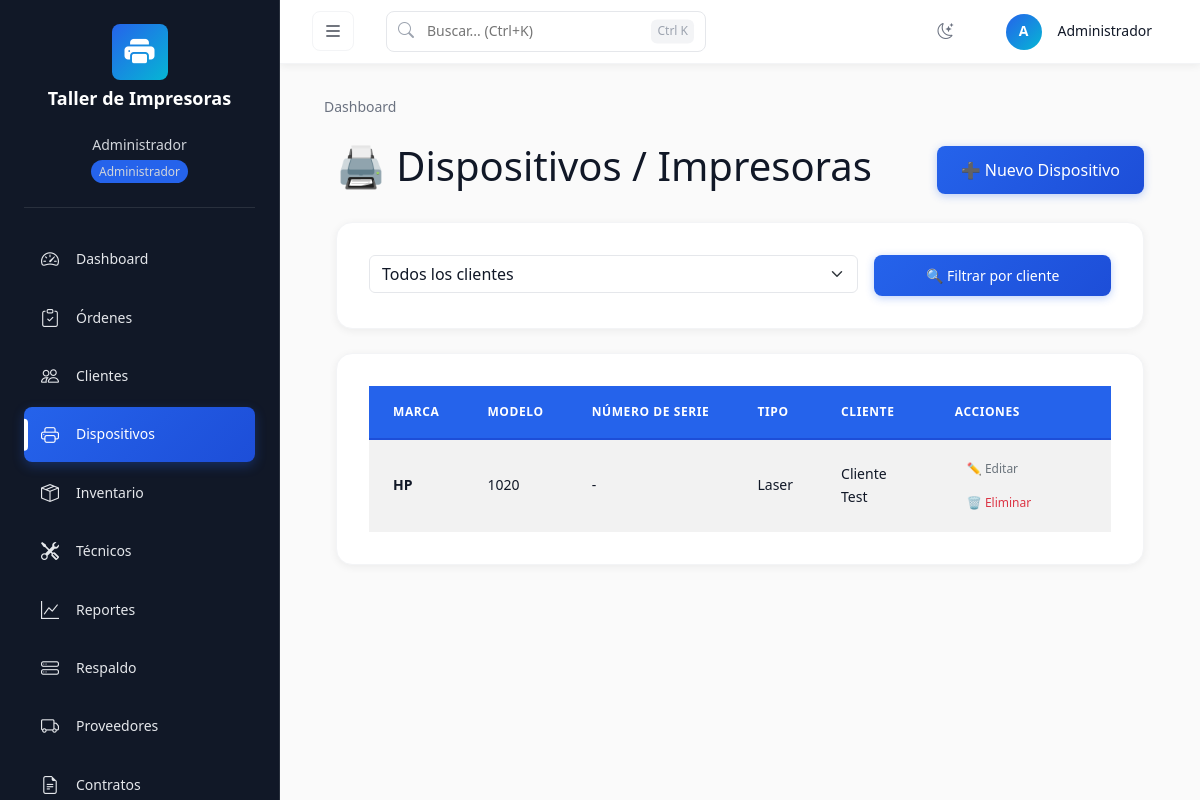
Page /dispositivos/ (signed in) on the committed database.
### models.py (models this page shows, shortened)
class Configuracion(db.Model):
    __tablename__ = 'configuracion'
    clave = db.Column(db.Text, primary_key=True)
    valor = db.Column(db.Text)

class Usuario(UserMixin, db.Model):
    __tablename__ = 'usuarios'
    id = db.Column(db.Integer, primary_key=True)
    nombre = db.Column(db.Text, nullable=False)
    usuario = db.Column(db.Text, unique=True, nullable=False)
    password_hash = db.Column(db.Text, nullable=False)
    rol = db.Column(db.Text, default='administrador')
    activo = db.Column(db.Integer, default=1)
    cliente_id = db.Column(db.Integer, db.ForeignKey('clientes.id'), nullable=True)
    cliente = db.relationship('Cliente', backref='usuario')
    ROLES_VALIDOS = ['administrador', 'tecnico', 'proveedor', 'cliente']
    PERMISOS_POR_ROL = {
        'administrador': ['ver_dashboard', 'gestionar_ordenes', 'gestionar_clientes',
                          'gestionar_inventario', 'gestionar_tecnicos', 'gestionar_proveedores',
                          'gestionar_contratos', 'ver_reportes', 'gestionar_usuarios',
                          'gestionar_configuracion', 'gestionar_backup'],
        'tecnico': ['ver_dashboard', 'gestionar_ordenes', 'ver_clientes',
                    'ver_inventario', 'ver_reportes'],
        'proveedor': ['ver_dashboard', 'ver_ordenes', 'gestionar_productos'],
        'cliente': ['ver_dashboard', 'ver_ordenes_propias', 'ver_dispositivos_propios']
    }

class Dispositivo(db.Model):
    __tablename__ = 'dispositivos'
    id = db.Column(db.Integer, primary_key=True)
    cliente_id = db.Column(db.Integer, db.ForeignKey('clientes.id'), nullable=False)
    marca = db.Column(db.Text)
    modelo = db.Column(db.Text)
    numero_serie = db.Column(db.Text)
    tipo = db.Column(db.Text)  # Láser, Inyección de tinta, Matricial, Multifuncional
    problema_frecuente = db.Column(db.Text)
    observaciones = db.Column(db.Text)
    ordenes = db.relationship('Orden', backref='dispositivo', lazy=True)

class Cliente(db.Model):
    __tablename__ = 'clientes'
    id = db.Column(db.Integer, primary_key=True)
    nombre = db.Column(db.Text, nullable=False)
    telefono = db.Column(db.Text)
    direccion = db.Column(db.Text)
    tipo_cliente = db.Column(db.Text, nullable=False, default='Persona natural')
    activo = db.Column(db.Integer, default=1)
    TIPOS_CLIENTE_VALIDOS = ['TCP', 'Mypyme', 'PDL', 'Empresa Estatal', 'CNA', 'CPA', 'Persona natural']
    dispositivos = db.relationship('Dispositivo', backref='cliente', lazy=True)
    ordenes = db.relationship('Orden', backref='cliente', lazy=True)

### routes/dispositivos.py (the view)
@dispositivos_bp.route('/')
@rol_requerido(['administrador', 'tecnico'])
def index():
    pagina = request.args.get('pagina', 1, type=int)
    cliente_id = request.args.get('cliente_id', type=int)
    query = Dispositivo.query
    if cliente_id:
        query = query.filter_by(cliente_id=cliente_id)
    dispositivos_pagina = query.order_by(Dispositivo.marca).paginate(page=pagina, per_page=20, error_out=False)
    clientes = Cliente.query.filter_by(activo=1).order_by(Cliente.nombre).all()
    return render_template('dispositivos/index.html',
                         dispositivos=dispositivos_pagina,
                         clientes=clientes,
                         cliente_seleccionado=cliente_id,
                         pagina_actual=pagina)

### templates/dispositivos/index.html (shortened to what this page needs)
{% extends "base.html" %}
{% block content %}
<div class="container-fluid">
    <div class="d-flex justify-content-between align-items-center mb-4">
        <h1>🖨️ Dispositivos / Impresoras</h1>
        <a href="{{ url_for('dispositivos.nuevo') }}" class="btn btn-primary btn-lg">➕ Nuevo Dispositivo</a>
    </div>
    <div class="card mb-4">
        <div class="card-body">
            <form method="GET" action="{{ url_for('dispositivos.index') }}" class="row g-3">
                <div class="col-md-8">
                    <select name="cliente_id" class="form-select">
                        <option value="">Todos los clientes</option>
                    </select>
                </div>
                <div class="col-md-4">
                    <button type="submit" class="btn btn-primary w-100">🔍 Filtrar por cliente</button>
                </div>
            </form>
        </div>
    </div>
    <div class="card">
        <div class="card-body">
            <div class="table-responsive">
                <table class="table table-striped table-hover">
                    <thead>
                        <tr>
                            <th>Marca</th>
                            <th class="d-none d-md-table-cell">Modelo</th>
                            <th class="d-none d-md-table-cell">Número de Serie</th>
                            <th>Tipo</th>
                            <th>Cliente</th>
                            <th>Acciones</th>
                        </tr>
                    </thead>
                    <tbody>
                        {% for dispositivo in dispositivos.items %}
                        <tr>
                            <td><strong>{{ dispositivo.marca }}</strong></td>
                            <td class="d-none d-md-table-cell">{{ dispositivo.modelo or '-' }}</td>
                            <td class="d-none d-md-table-cell">{{ dispositivo.numero_serie or '-' }}</td>
                            <td>{{ dispositivo.tipo or '-' }}</td>
                            <td>{{ dispositivo.cliente.nombre if dispositivo.cliente else '-' }}</td>
                            <td>
                                <a href="{{ url_for('dispositivos.editar', id=dispositivo.id) }}" class="btn btn-sm btn-outline-secondary">✏️ Editar</a>
                                <form action="{{ url_for('dispositivos.eliminar', id=dispositivo.id) }}" method="POST" class="d-inline delete-form">
                                    <button type="submit" class="btn btn-sm btn-outline-danger">🗑️ Eliminar</button>
                                </form>
                            </td>
                        </tr>
                        {% else %}
                        <tr>
                            <td colspan="6" class="text-center text-muted">No hay dispositivos registrados</td>
                        </tr>
                        {% endfor %}
                    </tbody>
                </table>
            </div>
        </div>
    </div>
</div>
{% endblock %}

### templates/base.html (shortened to what this page needs)
<!DOCTYPE html>
<html lang="es">
<head>
    <link rel="stylesheet" href="{{ url_for('static', filename='css/icons/bootstrap-icons.min.css') }}">
    <link rel="stylesheet" href="{{ url_for('static', filename='css/bootstrap.min.css') }}">
    <link rel="stylesheet" href="{{ url_for('static', filename='css/custom.css') }}">
</head>
<body>
    {% if current_user.is_authenticated %}
    <nav class="sidebar" id="sidebar">
        <div class="sidebar-header">
            <div class="taller-brand">
                {% if config_taller.get('logotipo_taller') %}
                    <img src="{{ url_for('static', filename=config_taller.get('logotipo_taller').replace('static/', '')) }}"
                         alt="Logotipo del taller" class="taller-logo">
                {% else %}
                    <div class="taller-icon"><i class="bi bi-printer-fill"></i></div>
                {% endif %}
                <h4 class="taller-name">
                    {% if config_taller.get('nombre_taller') %}
                        {{ config_taller.get('nombre_taller') }}
                    {% else %}
                        MegaPrint Lab
                    {% endif %}
                </h4>
            </div>
            <div class="user-info">
                <div>{{ current_user.nombre }}</div>
                {% if current_user.rol %}
                <span class="user-role-badge">{{ current_user.rol | capitalize }}</span>
                {% endif %}
            </div>
        </div>
        <ul class="sidebar-nav nav flex-column">
            <li class="nav-item">
                <a class="nav-link {% if request.endpoint == 'dashboard' %}active{% endif %}" href="{{ url_for('dashboard') }}">
                    <i class="bi bi-speedometer2 nav-icon"></i>
                    <span class="nav-text">Dashboard</span>
                </a>
            </li>
            {% if current_user.rol == 'administrador' or current_user.rol == 'tecnico' %}
            <li class="nav-item">
                <a class="nav-link {% if 'ordenes' in request.endpoint %}active{% endif %}" href="{{ url_for('ordenes.index') }}">
                    <i class="bi bi-clipboard-check nav-icon"></i>
                    <span class="nav-text">Órdenes</span>
                </a>
            </li>
            {% endif %}
            {% if current_user.rol == 'administrador' %}
            <li class="nav-item">
                <a class="nav-link {% if 'clientes' in request.endpoint %}active{% endif %}" href="{{ url_for('clientes.index') }}">
                    <i class="bi bi-people nav-icon"></i>
                    <span class="nav-text">Clientes</span>
                </a>
            </li>
            {% endif %}
            {% if current_user.rol == 'administrador' or current_user.rol == 'tecnico' %}
            <li class="nav-item">
                <a class="nav-link {% if 'dispositivos' in request.endpoint %}active{% endif %}" href="{{ url_for('dispositivos.index') }}">
                    <i class="bi bi-printer nav-icon"></i>
                    <span class="nav-text">Dispositivos</span>
                </a>
            </li>
            {% endif %}
            {% if current_user.rol == 'administrador' or current_user.rol == 'tecnico' or current_user.rol == 'proveedor' %}
            <li class="nav-item">
                <a class="nav-link {% if 'inventario' in request.endpoint %}active{% endif %}" href="{{ url_for('inventario.index') }}">
                    <i class="bi bi-box-seam nav-icon"></i>
                    <span class="nav-text">Inventario</span>
                </a>
            </li>
            {% endif %}
            {% if current_user.rol == 'administrador' %}
            <li class="nav-item">
                <a class="nav-link {% if 'tecnicos' in request.endpoint %}active{% endif %}" href="{{ url_for('tecnicos.index') }}">
                    <i class="bi bi-tools nav-icon"></i>
                    <span class="nav-text">Técnicos</span>
                </a>
            </li>
            {% endif %}
            {% if current_user.rol == 'administrador' %}
            <li class="nav-item">
                <a class="nav-link {% if 'reportes' in request.endpoint %}active{% endif %}" href="{{ url_for('reportes.index') }}">
                    <i class="bi bi-graph-up nav-icon"></i>
                    <span class="nav-text">Reportes</span>
                </a>
            </li>
            {% endif %}
            {% if current_user.rol == 'administrador' %}
            <li class="nav-item">
                <a class="nav-link {% if 'backup' in request.endpoint %}active{% endif %}" href="{{ url_for('backup.index') }}">
                    <i class="bi bi-hdd-stack nav-icon"></i>
                    <span class="nav-text">Respaldo</span>
                </a>
            </li>
            {% endif %}
            {% if current_user.rol == 'administrador' %}
            <li class="nav-item">
                <a class="nav-link {% if 'proveedores' in request.endpoint %}active{% endif %}" href="{{ url_for('proveedores.index') }}">
                    <i class="bi bi-truck nav-icon"></i>
                    <span class="nav-text">Proveedores</span>
                </a>
            </li>
            {% endif %}
            {% if current_user.rol == 'administrador' %}
            <li class="nav-item">
                <a class="nav-link {% if 'contratos' in request.endpoint %}active{% endif %}" href="{{ url_for('contratos.index') }}">
                    <i class="bi bi-file-earmark-text nav-icon"></i>
                    <span class="nav-text">Contratos</span>
                </a>
            </li>
            {% endif %}
        </ul>
    </nav>
    <header class="navbar-top d-none d-md-flex">
        <div class="navbar-left">
            <button class="btn btn-icon sidebar-toggle-btn-desktop" type="button" id="sidebarToggleBtn" aria-label="Colapsar menú">
                <i class="bi bi-list"></i>
            </button>
            <div class="search-global">
                <span class="search-icon"><i class="bi bi-search"></i></span>
                <input type="text" class="search-input" placeholder="Buscar... (Ctrl+K)" id="searchGlobal">
                <span class="search-shortcut">Ctrl K</span>
            </div>
        </div>
        <div class="navbar-right">
            <button class="btn-icon" type="button" aria-label="Notificaciones" id="themeToggle">
                <i class="bi bi-moon-stars"></i>
            </button>
            <div class="user-menu">
                <div class="user-avatar">{{ current_user.nombre[0].upper() }}</div>
                <span class="user-name">{{ current_user.nombre }}</span>
            </div>
        </div>
    </header>
    <main class="main-content">
        <div class="container-fluid">
        {% block breadcrumbs %}
        <nav class="breadcrumbs">
            <div class="breadcrumb-item">
                <a href="{{ url_for('dashboard') }}">Dashboard</a>
            </div>
        </nav>
        {% endblock %}
        {% block content %}{% endblock %}
        </div>
    </main>
    {% endif %}
</body>
</html>

### rows in the picture
Configuracion: get "Taller de Impresoras"
Usuario: nombre "Administrador", rol "Administrador", nombre "A"
Dispositivo: marca "HP", modelo "1020", numero_serie "-", tipo "Laser", cliente "Cliente Test"
